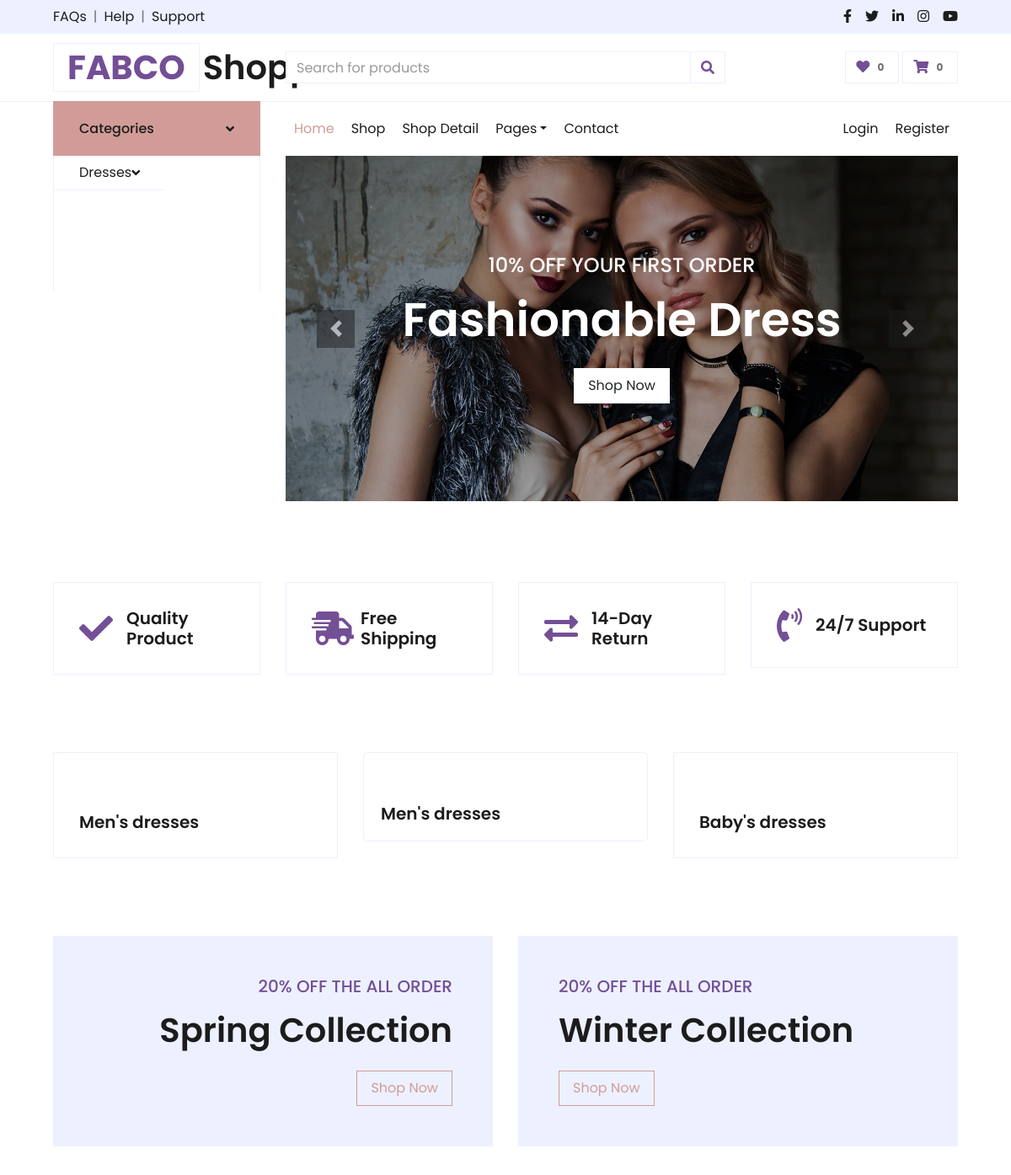
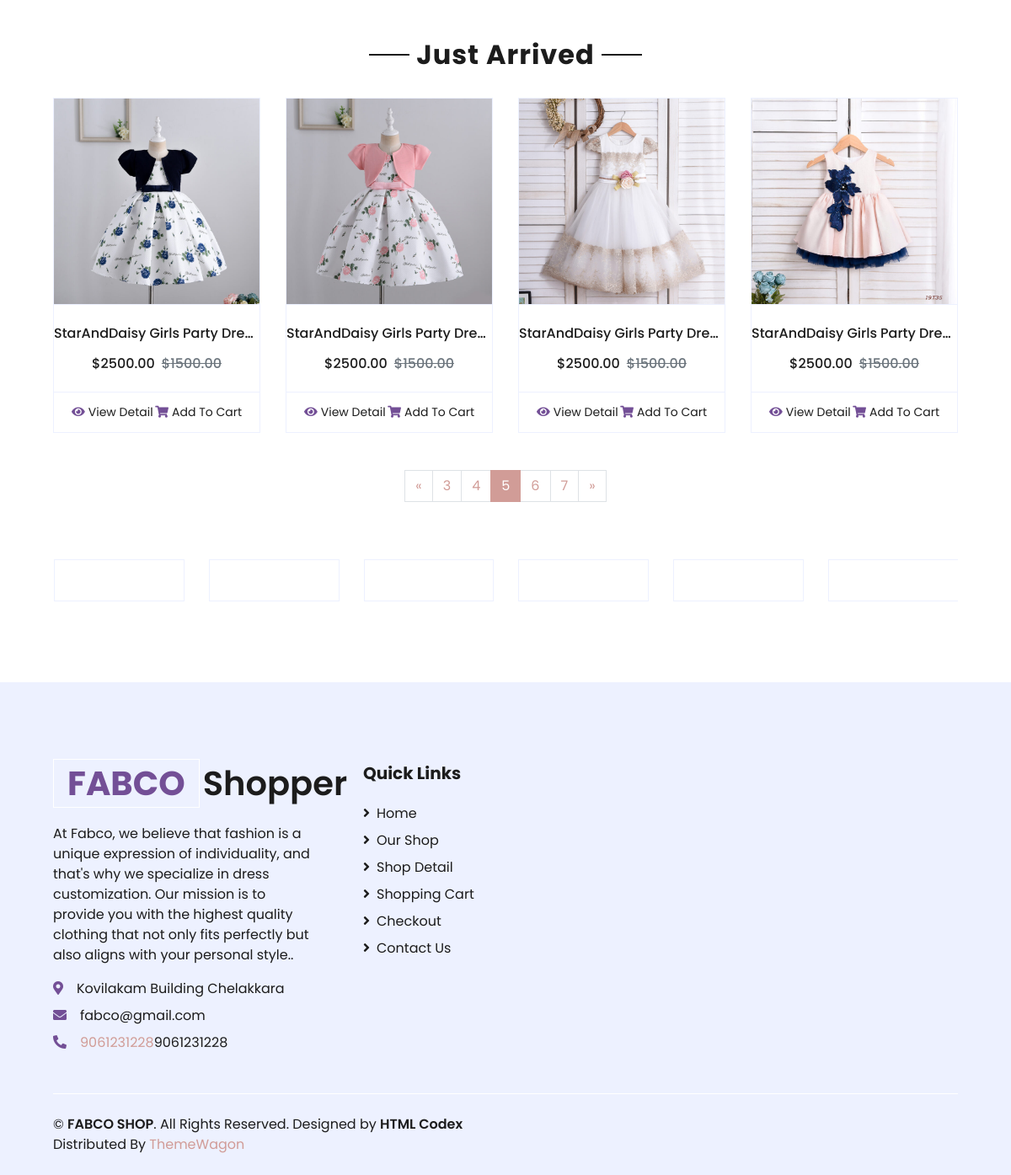
The app's page /?page=5 with its own data (2 pictures, top to bottom).
### products/models.py (models this page shows, shortened)
class Product(models.Model):
    CATEGORY_CHOICES = [
        ('women', 'Women\'s Wear'),
        ('men', 'Men\'s Wear'),
        ('baby', 'Baby Wear'),
    ]
    name = models.CharField(max_length=255)
    price = models.DecimalField(max_digits=10, decimal_places=2)
    discount_price = models.DecimalField(max_digits=10, decimal_places=2, blank=True, null=True)
    image = models.ImageField(upload_to='products/')
    description = models.TextField(blank=True, null=True)
    category = models.CharField(max_length=50, choices=CATEGORY_CHOICES, null=True, blank=True)
    created_at = models.DateTimeField( default=timezone.now)

### products/views.py (the view)
# urls.py: path('', views.index, name='index' ),
def index(request):
    products = Product.objects.all()
    page = request.GET.get('page', 1)
    product_paginator = Paginator(products,4)
    try:
        products = product_paginator.page(int(page))
    except  PageNotAnInteger:
        products = Paginator.page(1)
    except EmptyPage:
        products = Paginator.page(Paginator.num_pages)
    return render(request,'index.html', {'products' : products} )

### templates/index.html (shortened to what this page needs)
{% load static %}
<!DOCTYPE html>
<html lang="en">
<head>
    <link href="https://cdnjs.cloudflare.com/ajax/libs/font-awesome/5.10.0/css/all.min.css" rel="stylesheet">
    <link href="{% static 'lib/owlcarousel/assets/owl.carousel.min.css' %}" rel="stylesheet">
    <link href="{% static 'css/style.css' %}" rel="stylesheet">
</head>
<body>
</body>
</html>
<body>
    {% block topbar %}
     {% include 'topbar.html' %}
    {% endblock %}
    {% block navbar %}
     {% include 'navbar.html' %}
    {%endblock navbar %}
    <div class="container-fluid pt-5">
        <div class="row px-xl-5 pb-3">
            <div class="col-lg-3 col-md-6 col-sm-12 pb-1">
                <div class="d-flex align-items-center border mb-4" style="padding: 30px;">
                    <h1 class="fa fa-check text-primary m-0 mr-3"></h1>
                    <h5 class="font-weight-semi-bold m-0">Quality Product</h5>
                </div>
            </div>
            <div class="col-lg-3 col-md-6 col-sm-12 pb-1">
                <div class="d-flex align-items-center border mb-4" style="padding: 30px;">
                    <h1 class="fa fa-shipping-fast text-primary m-0 mr-2"></h1>
                    <h5 class="font-weight-semi-bold m-0">Free Shipping</h5>
                </div>
            </div>
            <div class="col-lg-3 col-md-6 col-sm-12 pb-1">
                <div class="d-flex align-items-center border mb-4" style="padding: 30px;">
                    <h1 class="fas fa-exchange-alt text-primary m-0 mr-3"></h1>
                    <h5 class="font-weight-semi-bold m-0">14-Day Return</h5>
                </div>
            </div>
            <div class="col-lg-3 col-md-6 col-sm-12 pb-1">
                <div class="d-flex align-items-center border mb-4" style="padding: 30px;">
                    <h1 class="fa fa-phone-volume text-primary m-0 mr-3"></h1>
                    <h5 class="font-weight-semi-bold m-0">24/7 Support</h5>
                </div>
            </div>
        </div>
    </div>
    {% block categorys %}
    {% include 'item_products.html' %}
     {% endblock %}
    <div class="container-fluid offer pt-5">
        <div class="row px-xl-5">
            <div class="col-md-6 pb-4">
                <div class="position-relative bg-secondary text-center text-md-right text-white mb-2 py-5 px-5">
                    <div class="position-relative" style="z-index: 1;">
                        <h5 class="text-uppercase text-primary mb-3">20% off the all order</h5>
                        <h1 class="mb-4 font-weight-semi-bold">Spring Collection</h1>
                        <a href="" class="btn btn-outline-primary py-md-2 px-md-3">Shop Now</a>
                    </div>
                </div>
            </div>
            <div class="col-md-6 pb-4">
                <div class="position-relative bg-secondary text-center text-md-left text-white mb-2 py-5 px-5">
                    <div class="position-relative" style="z-index: 1;">
                        <h5 class="text-uppercase text-primary mb-3">20% off the all order</h5>
                        <h1 class="mb-4 font-weight-semi-bold">Winter Collection</h1>
                        <a href="" class="btn btn-outline-primary py-md-2 px-md-3">Shop Now</a>
                    </div>
                </div>
            </div>
        </div>
    </div>
    <div class="container-fluid pt-5">
        <div class="text-center mb-4">
            <h2 class="section-title px-5"><span class="px-2">Just Arrived</span></h2>
        </div>
        <div class="row px-xl-5 pb-3">
            {% for product in products %}
            <div class="col-lg-3 col-md-6 col-sm-12 pb-1">
                <div class="card product-item border-0 mb-4">
                    <div class="card-header product-img position-relative overflow-hidden bg-transparent border p-0">
                        <img class="img-fluid w-100" src="{{ product.image.url }}" alt="{{ product.name }}">
                    </div>
                    <div class="card-body border-left border-right text-center p-0 pt-4 pb-3">
                        <h6 class="text-truncate mb-3">{{ product.name }}</h6>
                        <div class="d-flex justify-content-center">
                            <h6>${{ product.price }}</h6>
                            {% if product.discount_price %}
                            <h6 class="text-muted ml-2"><del>${{ product.discount_price }}</del></h6>
                            {% endif %}
                        </div>
                    </div>
                    <div class="card-footer d-flex justify-content-between bg-light border">
                        <a href="{% url 'productsdetils' pk=product.pk %}" class="btn btn-sm text-dark p-0">
                            <i class="fas fa-eye text-primary mr-1"></i>View Detail</a>
                        <a href="{% url 'cart:add_to_cart' product.id %}" class="btn btn-sm text-dark p-0">
                            <i class="fas fa-shopping-cart text-primary mr-1"></i>Add To Cart</a>
                    </div>
                </div>
            </div>
            {% endfor %}
        </div>
    </div>
            <div class="col-12 pb-1">
            <nav aria-label="Page navigation">
                <ul class="pagination justify-content-center mb-3">
                    {% if products.has_previous %}
                        <li class="page-item">
                            <a class="page-link" href="?page={{ products.previous_page_number }}" aria-label="Previous">
                                <span aria-hidden="true">&laquo;</span>
                            </a>
                        </li>
                    {% else %}
                        <li class="page-item disabled">
                            <span class="page-link" aria-hidden="true">&laquo;</span>
                        </li>
                    {% endif %}
                    {% for num in products.paginator.page_range %}
                        {% if products.number == num %}
                            <li class="page-item active">
                                <a class="page-link" href="?page={{ num }}">{{ num }}</a>
                            </li>
                        {% elif num > products.number|add:'-3' and num < products.number|add:'3' %}
                            <li class="page-item">
                                <a class="page-link" href="?page={{ num }}">{{ num }}</a>
                            </li>
                        {% endif %}
                    {% endfor %}
                    {% if products.has_next %}
                        <li class="page-item">
                            <a class="page-link" href="?page={{ products.next_page_number }}" aria-label="Next">
                                <span aria-hidden="true">&raquo;</span>
                            </a>
                        </li>
                    {% else %}
                        <li class="page-item disabled">
                            <span class="page-link" aria-hidden="true">&raquo;</span>
                        </li>
                    {% endif %}
                </ul>
            </nav>
        </div>
    <div class="container-fluid py-5">
        <div class="row px-xl-5">
            <div class="col">
                <div class="owl-carousel vendor-carousel">
                    <div class="vendor-item border p-4">
                    </div>
                    <div class="vendor-item border p-4">
                    </div>
                    <div class="vendor-item border p-4">
                    </div>
                    <div class="vendor-item border p-4">
                    </div>
                    <div class="vendor-item border p-4">
                    </div>
                    <div class="vendor-item border p-4">
                    </div>
                </div>
            </div>
        </div>
    </div>
    {% block footer %}
     {% include 'footer.html' %}
     {% endblock footer%}
</body>
</html>

### records on screen
Product: image (picture), name "StarAndDaisy Girls Party Dre…", price "2500.00", discount_price "1500.00"
Product: image (picture), name "StarAndDaisy Girls Party Dre…", price "2500.00", discount_price "1500.00"
Product: image (picture), name "StarAndDaisy Girls Party Dre…", price "2500.00", discount_price "1500.00"
Product: image (picture), name "StarAndDaisy Girls Party Dre…", price "2500.00", discount_price "1500.00"

### other values on screen
{{ num }} "3" "4" "6" "7"
{{ num }} "5"
